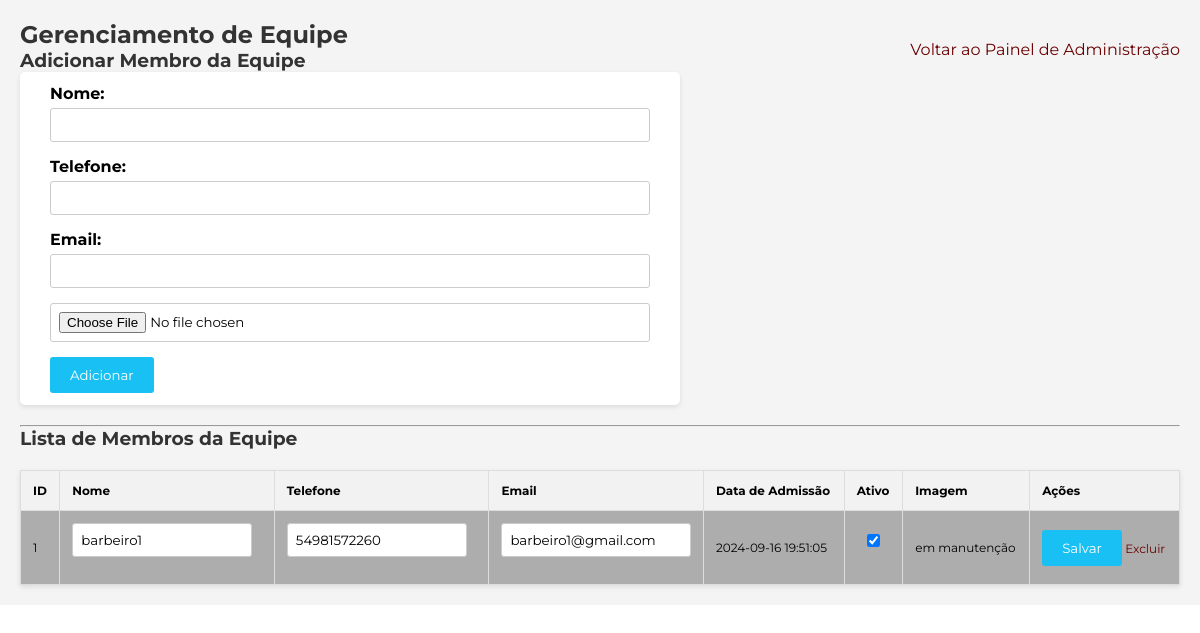
Screenshot of /gerenciamentoequipe (signed in) with the database file from the repository.
### tables this page shows
CREATE TABLE Equipe (
            equipe_id INTEGER PRIMARY KEY AUTOINCREMENT,
            nome TEXT NOT NULL,
            telefone TEXT,
            email TEXT UNIQUE,
            data_admissao TEXT DEFAULT (datetime('now')),
            ativo INTEGER DEFAULT 1,
            imagem BLOB  -- Nova coluna para armazenar o caminho da imagem
        );

### app.py (the view, shortened to what this page needs)
@app.route('/gerenciamentoequipe', methods=['GET', 'POST'])
def gerenciar_equipe():
    if 'user_id' not in session or session.get('role') != 'admin':
        flash('Acesso negado. Apenas administradores podem acessar essa página.')
        return redirect(url_for('login'))  # Redirecionar para a página de login ou outra página
    conn = get_db_connection()
    if request.args.get('excluir'):
        equipe_id = request.args.get('excluir')
        print(f"Excluindo membro da equipe equipe_id: {equipe_id}")  # Debug
        conn.execute('DELETE FROM Equipe WHERE equipe_id = ?', (equipe_id,))
        conn.commit()
        flash('Membro da equipe excluído com sucesso!')
    equipe = conn.execute('SELECT * FROM Equipe').fetchall()
    conn.close()
    return render_template('gerenciamento_equipe.html', equipe=equipe)

### app.py (called while the page is built)
def get_db_connection():
    conn = sqlite3.connect('barbearia.db')
    conn.row_factory = sqlite3.Row  # Permite acessar os resultados como dicionário
    return conn

### templates/gerenciamento_equipe.html (shortened to what this page needs)
<!DOCTYPE html>
<html lang="en">
<head>
    <link rel="stylesheet" type="text/css" href="{{ url_for('static', filename='css/style.css') }}">
</head>
<body class="gerenciamentobody">
        <a href="/indexadmin" class="logofixado logodireita logo"><p>Voltar ao Painel de Administração</p></a>
    <div class="gerenciamento">
    <h2>Gerenciamento de Equipe</h2>
    <h3>Adicionar Membro da Equipe</h3>
    <form action="/gerenciamentoequipe" method="POST">
        <label for="nome">Nome:</label>
        <input type="text" id="nome" name="nome" required>
        <br>
        <label for="telefone">Telefone:</label>
        <input type="text" id="telefone" name="telefone">
        <br>
        <label for="email">Email:</label>
        <input type="email" id="email" name="email" required>
        <br>
        <input type="file" name="imagem" accept="image/*">
        <br>
        <button type="submit">Adicionar</button>
    </form>
    <hr>
    <h3>Lista de Membros da Equipe</h3>
    <table border="1">
        <tr>
            <th>ID</th>
            <th>Nome</th>
            <th>Telefone</th>
            <th>Email</th>
            <th>Data de Admissão</th>
            <th>Ativo</th>
            <th>Imagem</th>
            <th>Ações</th>
        </tr>
        {% for membro in equipe %}
        <tr>
            <form action="/gerenciamentoequipe" method="POST" enctype="multipart/form-data">
                <td>{{ membro.equipe_id }}</td>
                <td>
                    <input type="text" name="nome" value="{{ membro.nome }}" required>
                </td>
                <td>
                    <input type="text" name="telefone" value="{{ membro.telefone }}">
                </td>
                <td>
                    <input type="email" name="email" value="{{ membro.email }}" required>
                </td>
                <td>{{ membro.data_admissao }}</td>
                <td>
                    <input type="checkbox" name="ativo" {% if membro.ativo == 1 %}checked{% endif %}>
                </td>
                <td>
                    {% if membro.imagem %}
                        <img src="{{ url_for('imagem', equipe_id=membro.equipe_id) }}" alt="Imagem de {{ membro.nome }}" style="width: 100px; height: auto;">
                    {% else %}
                        em manutenção
                    {% endif %}
                </td>
                <td>
                    <button type="submit" name="editar">Salvar</button>
                    <a href="?excluir={{ membro.equipe_id }}" onclick="return confirm('Tem certeza que deseja excluir este membro da equipe?');">Excluir</a>
                </td>
            </form>
        </tr>
        {% endfor %}
    </table>
</div>
</body>
</html>

### static/css/style.css (style rules this page uses)
:root { --cor-principal: #6b0002; --cor-secundaria: black; --cor-terciaria: #fafafa; --cor-quartenaria: #19c0f3; --animacaocor4: #3457f3; --animações1: #6b0002; --bordas: #fff; }
* { margin: 0; padding: 0; font-family: 'Montserrat', sans-serif; }
html { scroll-behavior: smooth; }
.logo { width: 60px; cursor: pointer; }
table { font-family: arial, sans-serif; border-collapse: collapse; width: 40vw; height: 9vw; }
td, th { border: 2px solid #dddddd; text-align: left; font-size: 1.5vh; padding: 12px; }
tr:nth-child(even) { background-color: #adadad; }
.logofixado { position: fixed !important; top: 20px; left: 20px; }
.logodireita { all: unset; position: fixed; right: 20px !important; top: 20px; cursor: pointer; }
.gerenciamento { font-family: Arial, sans-serif; margin: 0; padding: 20px; background-color: #f4f4f4; }
.gerenciamento h2, .gerenciamento h3 { color: #333; }
.gerenciamento form { background-color: #fff; padding: 12px 30px; border-radius: 5px; box-shadow: 0 2px 5px rgba(0, 0, 0, 0.1); margin-bottom: 20px; max-width: 600px; }
.gerenciamento label { font-weight: bold; margin-bottom: 5px; display: inline-block; }
.gerenciamento input, .gerenciamento textarea { width: 100%; padding: 8px; margin-bottom: 15px; border: 1px solid #ccc; border-radius: 3px; box-sizing: border-box; }
.gerenciamento button { background-color: var(--cor-quartenaria); color: white; padding: 10px 20px; border: none; border-radius: 3px; cursor: pointer; }
.gerenciamento table { width: 100%; border-collapse: collapse; margin-top: 20px; background-color: #fff; box-shadow: 0 2px 5px rgba(0, 0, 0, 0.1); }
.gerenciamento table, .gerenciamento th, .gerenciamento td { border: 1px solid #ddd; }
.gerenciamento th, .gerenciamento td { padding: 12px; text-align: left; }
.gerenciamento th { background-color: #f2f2f2; font-weight: bold; }
.gerenciamento td input[type="text"], .gerenciamento td input[type="number"], .gerenciamento td textarea { width: 95%; }
.gerenciamento a { color: var(--animações1); text-decoration: none; }
.gerenciamentobody a[href="/indexadmin"] { display: inline-block; margin-top: 20px; color: var(--cor-principal); }

### rows the page displays
Equipe: equipe_id "1", nome "barbeiro1", telefone "54981572260", email "barbeiro1@gmail.com", data_admissao "2024-09-16 19:51:05", ativo "☑"
